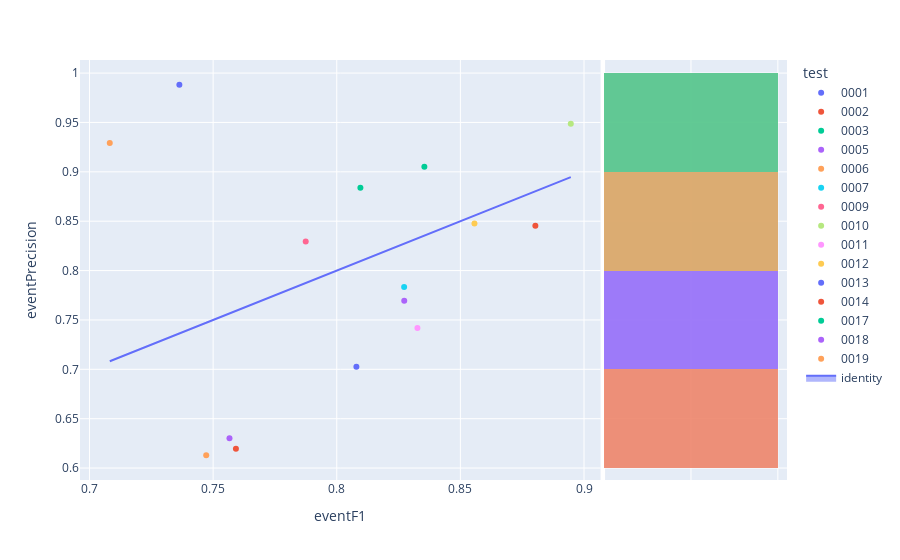

Write notebook code for a chart like this one.
### Code cell
fig=px.scatter(experimentModels_N2,x='eventF1',y='eventPrecision',color='test',hover_name='modelId', marginal_y="histogram")
fig.add_trace(
    go.Scatter(x=experimentModels_N2['eventF1'], y=experimentModels_N2['eventF1'], name="identity", mode='lines',fill="toself")
)
fig.show()

### Figure 1 — Plotly figure (JSON) as saved in the notebook; plotly's stock layout.template omitted (floating-point values rounded to 4 significant figures)
{"data": [{"hovertemplate": "<b>%{hovertext}</b><br><br>test=0001<br>eventF1=%{x}<br>eventPrecision=%{y}<extra></extra>", "hovertext": ["7feab6c6-8ccf-4056-b394-5b6d7b96cb7a"], "legendgroup": "0001", "marker": {"color": "#636efa", "symbol": "circle"}, "mode": "markers", "name": "0001", "orientation": "v", "showlegend": true, "type": "scatter", "x": [0.7364], "xaxis": "x", "y": [0.9882], "yaxis": "y"}, {"alignmentgroup": "True", "bingroup": "y", "hovertemplate": "test=0001<br>eventPrecision=%{y}<br>count=%{x}<extra></extra>", "legendgroup": "0001", "marker": {"color": "#636efa"}, "name": "0001", "offsetgroup": "0001", "opacity": 0.5, "showlegend": false, "type": "histogram", "xaxis": "x2", "y": [0.9882], "yaxis": "y2"}, {"hovertemplate": "<b>%{hovertext}</b><br><br>test=0002<br>eventF1=%{x}<br>eventPrecision=%{y}<extra></extra>", "hovertext": ["aca6fbc5-bdf4-4890-bc15-bd3cc527aa65"], "legendgroup": "0002", "marker": {"color": "#EF553B", "symbol": "circle"}, "mode": "markers", "name": "0002", "orientation": "v", "showlegend": true, "type": "scatter", "x": [0.8803], "xaxis": "x", "y": [0.8454], "yaxis": "y"}, {"alignmentgroup": "True", "bingroup": "y", "hovertemplate": "test=0002<br>eventPrecision=%{y}<br>count=%{x}<extra></extra>", "legendgroup": "0002", "marker": {"color": "#EF553B"}, "name": "0002", "offsetgroup": "0002", "opacity": 0.5, "showlegend": false, "type": "histogram", "xaxis": "x2", "y": [0.8454], "yaxis": "y2"}, {"hovertemplate": "<b>%{hovertext}</b><br><br>test=0003<br>eventF1=%{x}<br>eventPrecision=%{y}<extra></extra>", "hovertext": ["ec017e6c-bd1b-41f7-af84-ed6023617980"], "legendgroup": "0003", "marker": {"color": "#00cc96", "symbol": "circle"}, "mode": "markers", "name": "0003", "orientation": "v", "showlegend": true, "type": "scatter", "x": [0.8096], "xaxis": "x", "y": [0.8839], "yaxis": "y"}, {"alignmentgroup": "True", "bingroup": "y", "hovertemplate": "test=0003<br>eventPrecision=%{y}<br>count=%{x}<extra></extra>", "legendgroup": "0003", "marker": {"color": "#00cc96"}, "name": "0003", "offsetgroup": "0003", "opacity": 0.5, "showlegend": false, "type": "histogram", "xaxis": "x2", "y": [0.8839], "yaxis": "y2"}, {"hovertemplate": "<b>%{hovertext}</b><br><br>test=0005<br>eventF1=%{x}<br>eventPrecision=%{y}<extra></extra>", "hovertext": ["abcd606e-c9ec-4194-807e-4a045dcd0e18"], "legendgroup": "0005", "marker": {"color": "#ab63fa", "symbol": "circle"}, "mode": "markers", "name": "0005", "orientation": "v", "showlegend": true, "type": "scatter", "x": [0.7566], "xaxis": "x", "y": [0.6301], "yaxis": "y"}, {"alignmentgroup": "True", "bingroup": "y", "hovertemplate": "test=0005<br>eventPrecision=%{y}<br>count=%{x}<extra></extra>", "legendgroup": "0005", "marker": {"color": "#ab63fa"}, "name": "0005", "offsetgroup": "0005", "opacity": 0.5, "showlegend": false, "type": "histogram", "xaxis": "x2", "y": [0.6301], "yaxis": "y2"}, {"hovertemplate": "<b>%{hovertext}</b><br><br>test=0006<br>eventF1=%{x}<br>eventPrecision=%{y}<extra></extra>", "hovertext": ["ba039537-8f79-49cf-8ac8-383434059506"], "legendgroup": "0006", "marker": {"color": "#FFA15A", "symbol": "circle"}, "mode": "markers", "name": "0006", "orientation": "v", "showlegend": true, "type": "scatter", "x": [0.7082], "xaxis": "x", "y": [0.9293], "yaxis": "y"}, {"alignmentgroup": "True", "bingroup": "y", "hovertemplate": "test=0006<br>eventPrecision=%{y}<br>count=%{x}<extra></extra>", "legendgroup": "0006", "marker": {"color": "#FFA15A"}, "name": "0006", "offsetgroup": "0006", "opacity": 0.5, "showlegend": false, "type": "histogram", "xaxis": "x2", "y": [0.9293], "yaxis": "y2"}, {"hovertemplate": "<b>%{hovertext}</b><br><br>test=0007<br>eventF1=%{x}<br>eventPrecision=%{y}<extra></extra>", "hovertext": ["496b4ddf-f8cb-4244-89ad-0439681b820b"], "legendgroup": "0007", "marker": {"color": "#19d3f3", "symbol": "circle"}, "mode": "markers", "name": "0007", "orientation": "v", "showlegend": true, "type": "scatter", "x": [0.8273], "xaxis": "x", "y": [0.7835], "yaxis": "y"}, {"alignmentgroup": "True", "bingroup": "y", "hovertemplate": "test=0007<br>eventPrecision=%{y}<br>count=%{x}<extra></extra>", "legendgroup": "0007", "marker": {"color": "#19d3f3"}, "name": "0007", "offsetgroup": "0007", "opacity": 0.5, "showlegend": false, "type": "histogram", "xaxis": "x2", "y": [0.7835], "yaxis": "y2"}, {"hovertemplate": "<b>%{hovertext}</b><br><br>test=0009<br>eventF1=%{x}<br>eventPrecision=%{y}<extra></extra>", "hovertext": ["7daf0b7c-d584-4841-8dd3-6d4cec075655"], "legendgroup": "0009", "marker": {"color": "#FF6692", "symbol": "circle"}, "mode": "markers", "name": "0009", "orientation": "v", "showlegend": true, "type": "scatter", "x": [0.7874], "xaxis": "x", "y": [0.8294], "yaxis": "y"}, {"alignmentgroup": "True", "bingroup": "y", "hovertemplate": "test=0009<br>eventPrecision=%{y}<br>count=%{x}<extra></extra>", "legendgroup": "0009", "marker": {"color": "#FF6692"}, "name": "0009", "offsetgroup": "0009", "opacity": 0.5, "showlegend": false, "type": "histogram", "xaxis": "x2", "y": [0.8294], "yaxis": "y2"}, {"hovertemplate": "<b>%{hovertext}</b><br><br>test=0010<br>eventF1=%{x}<br>eventPrecision=%{y}<extra></extra>", "hovertext": ["cf984650-f856-4b2e-9290-4aba38fd6427"], "legendgroup": "0010", "marker": {"color": "#B6E880", "symbol": "circle"}, "mode": "markers", "name": "0010", "orientation": "v", "showlegend": true, "type": "scatter", "x": [0.8947], "xaxis": "x", "y": [0.9486], "yaxis": "y"}, {"alignmentgroup": "True", "bingroup": "y", "hovertemplate": "test=0010<br>eventPrecision=%{y}<br>count=%{x}<extra></extra>", "legendgroup": "0010", "marker": {"color": "#B6E880"}, "name": "0010", "offsetgroup": "0010", "opacity": 0.5, "showlegend": false, "type": "histogram", "xaxis": "x2", "y": [0.9486], "yaxis": "y2"}, {"hovertemplate": "<b>%{hovertext}</b><br><br>test=0011<br>eventF1=%{x}<br>eventPrecision=%{y}<extra></extra>", "hovertext": ["8be0a742-8fa8-4f1f-a081-622ff61d7bb5"], "legendgroup": "0011", "marker": {"color": "#FF97FF", "symbol": "circle"}, "mode": "markers", "name": "0011", "orientation": "v", "showlegend": true, "type": "scatter", "x": [0.8326], "xaxis": "x", "y": [0.7418], "yaxis": "y"}, {"alignmentgroup": "True", "bingroup": "y", "hovertemplate": "test=0011<br>eventPrecision=%{y}<br>count=%{x}<extra></extra>", "legendgroup": "0011", "marker": {"color": "#FF97FF"}, "name": "0011", "offsetgroup": "0011", "opacity": 0.5, "showlegend": false, "type": "histogram", "xaxis": "x2", "y": [0.7418], "yaxis": "y2"}, {"hovertemplate": "<b>%{hovertext}</b><br><br>test=0012<br>eventF1=%{x}<br>eventPrecision=%{y}<extra></extra>", "hovertext": ["87814133-dd28-4c87-860b-c4ef8d85801e"], "legendgroup": "0012", "marker": {"color": "#FECB52", "symbol": "circle"}, "mode": "markers", "name": "0012", "orientation": "v", "showlegend": true, "type": "scatter", "x": [0.8557], "xaxis": "x", "y": [0.8476], "yaxis": "y"}, {"alignmentgroup": "True", "bingroup": "y", "hovertemplate": "test=0012<br>eventPrecision=%{y}<br>count=%{x}<extra></extra>", "legendgroup": "0012", "marker": {"color": "#FECB52"}, "name": "0012", "offsetgroup": "0012", "opacity": 0.5, "showlegend": false, "type": "histogram", "xaxis": "x2", "y": [0.8476], "yaxis": "y2"}, {"hovertemplate": "<b>%{hovertext}</b><br><br>test=0013<br>eventF1=%{x}<br>eventPrecision=%{y}<extra></extra>", "hovertext": ["3d0715ed-4682-4fa5-9cc7-f167312e833b"], "legendgroup": "0013", "marker": {"color": "#636efa", "symbol": "circle"}, "mode": "markers", "name": "0013", "orientation": "v", "showlegend": true, "type": "scatter", "x": [0.8079], "xaxis": "x", "y": [0.7026], "yaxis": "y"}, {"alignmentgroup": "True", "bingroup": "y", "hovertemplate": "test=0013<br>eventPrecision=%{y}<br>count=%{x}<extra></extra>", "legendgroup": "0013", "marker": {"color": "#636efa"}, "name": "0013", "offsetgroup": "0013", "opacity": 0.5, "showlegend": false, "type": "histogram", "xaxis": "x2", "y": [0.7026], "yaxis": "y2"}, {"hovertemplate": "<b>%{hovertext}</b><br><br>test=0014<br>eventF1=%{x}<br>eventPrecision=%{y}<extra></extra>", "hovertext": ["1ec0ffd4-9973-4c92-9d68-80bfc2610b4e"], "legendgroup": "0014", "marker": {"color": "#EF553B", "symbol": "circle"}, "mode": "markers", "name": "0014", "orientation": "v", "showlegend": true, "type": "scatter", "x": [0.7592], "xaxis": "x", "y": [0.6195], "yaxis": "y"}, {"alignmentgroup": "True", "bingroup": "y", "hovertemplate": "test=0014<br>eventPrecision=%{y}<br>count=%{x}<extra></extra>", "legendgroup": "0014", "marker": {"color": "#EF553B"}, "name": "0014", "offsetgroup": "0014", "opacity": 0.5, "showlegend": false, "type": "histogram", "xaxis": "x2", "y": [0.6195], "yaxis": "y2"}, {"hovertemplate": "<b>%{hovertext}</b><br><br>test=0017<br>eventF1=%{x}<br>eventPrecision=%{y}<extra></extra>", "hovertext": ["85254932-ed56-4105-92cd-63187d464506"], "legendgroup": "0017", "marker": {"color": "#00cc96", "symbol": "circle"}, "mode": "markers", "name": "0017", "orientation": "v", "showlegend": true, "type": "scatter", "x": [0.8354], "xaxis": "x", "y": [0.9052], "yaxis": "y"}, {"alignmentgroup": "True", "bingroup": "y", "hovertemplate": "test=0017<br>eventPrecision=%{y}<br>count=%{x}<extra></extra>", "legendgroup": "0017", "marker": {"color": "#00cc96"}, "name": "0017", "offsetgroup": "0017", "opacity": 0.5, "showlegend": false, "type": "histogram", "xaxis": "x2", "y": [0.9052], "yaxis": "y2"}, {"hovertemplate": "<b>%{hovertext}</b><br><br>test=0018<br>eventF1=%{x}<br>eventPrecision=%{y}<extra></extra>", "hovertext": ["4ae8df49-0dfe-4d18-8f0b-e1dfd3285c3e"], "legendgroup": "0018", "marker": {"color": "#ab63fa", "symbol": "circle"}, "mode": "markers", "name": "0018", "orientation": "v", "showlegend": true, "type": "scatter", "x": [0.8273], "xaxis": "x", "y": [0.7694], "yaxis": "y"}, {"alignmentgroup": "True", "bingroup": "y", "hovertemplate": "test=0018<br>eventPrecision=%{y}<br>count=%{x}<extra></extra>", "legendgroup": "0018", "marker": {"color": "#ab63fa"}, "name": "0018", "offsetgroup": "0018", "opacity": 0.5, "showlegend": false, "type": "histogram", "xaxis": "x2", "y": [0.7694], "yaxis": "y2"}, {"hovertemplate": "<b>%{hovertext}</b><br><br>test=0019<br>eventF1=%{x}<br>eventPrecision=%{y}<extra></extra>", "hovertext": ["e3714d66-0198-4ba1-b455-3405e39de414"], "legendgroup": "0019", "marker": {"color": "#FFA15A", "symbol": "circle"}, "mode": "markers", "name": "0019", "orientation": "v", "showlegend": true, "type": "scatter", "x": [0.7472], "xaxis": "x", "y": [0.613], "yaxis": "y"}, {"alignmentgroup": "True", "bingroup": "y", "hovertemplate": "test=0019<br>eventPrecision=%{y}<br>count=%{x}<extra></extra>", "legendgroup": "0019", "marker": {"color": "#FFA15A"}, "name": "0019", "offsetgroup": "0019", "opacity": 0.5, "showlegend": false, "type": "histogram", "xaxis": "x2", "y": [0.613], "yaxis": "y2"}, {"fill": "toself", "mode": "lines", "name": "identity", "type": "scatter", "x": [0.7364, 0.8803, 0.8096, 0.7566, 0.7082, 0.8273, 0.7874, 0.8947, 0.8326, 0.8557, 0.8079, 0.7592, 0.8354, 0.8273, 0.7472], "y": [0.7364, 0.8803, 0.8096, 0.7566, 0.7082, 0.8273, 0.7874, 0.8947, 0.8326, 0.8557, 0.8079, 0.7592, 0.8354, 0.8273, 0.7472]}], "layout": {"barmode": "overlay", "legend": {"title": {"text": "test"}, "tracegroupgap": 0}, "margin": {"t": 60}, "xaxis": {"anchor": "y", "domain": [0, 0.7363], "title": {"text": "eventF1"}}, "xaxis2": {"anchor": "y2", "domain": [0.7413, 1], "matches": "x2", "showgrid": true, "showline": false, "showticklabels": false, "ticks": ""}, "yaxis": {"anchor": "x", "domain": [0, 1], "title": {"text": "eventPrecision"}}, "yaxis2": {"anchor": "x2", "domain": [0, 1], "matches": "y", "showgrid": true, "showticklabels": false}}}
